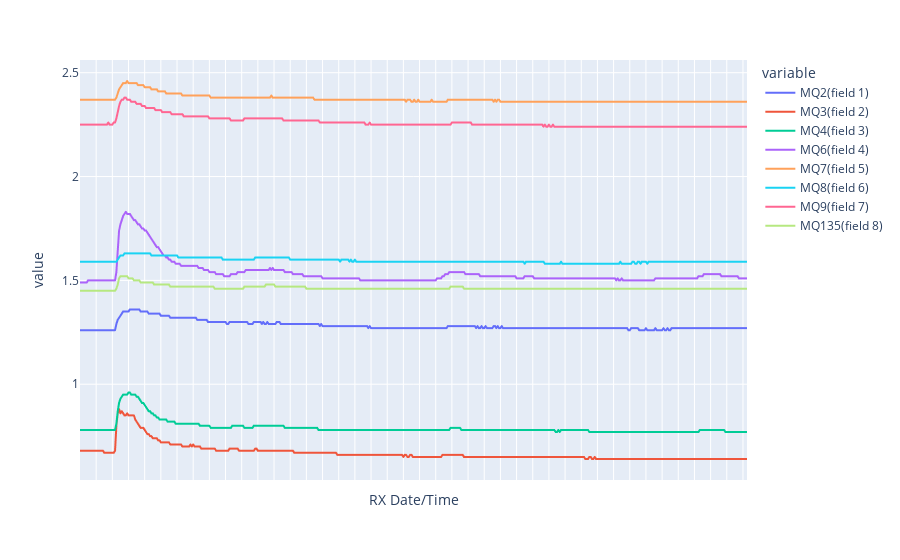
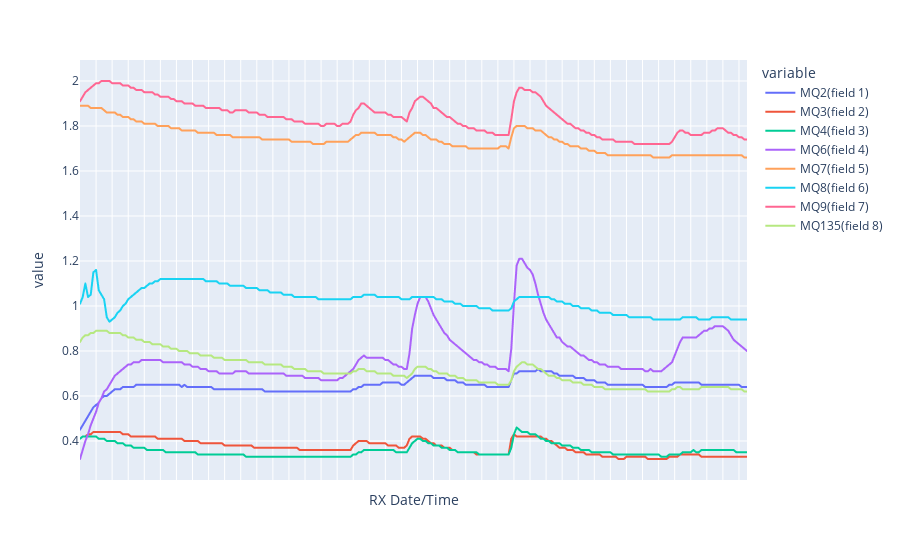

Source (notebook cell) for these figures, in order:
### Code cell
fig1 = px.line(pc, x="RX Date/Time", y=pc.columns)
fig2 = px.line(vin, x="RX Date/Time", y=vin.columns)

fig1.update_xaxes(showticklabels=False)
fig1.show()
fig2.update_xaxes(showticklabels=False)
fig2.show()

### Figure 1 — Plotly figure (JSON) as saved in the notebook; plotly's stock layout.template omitted (floating-point values rounded to 4 significant figures; data arrays with more than 128 entries replaced by an {"elided": "..."} marker saying what was removed)
{"data": [{"hovertemplate": "variable=MQ2(field 1)<br>RX Date/Time=%{x}<br>value=%{y}<extra></extra>", "legendgroup": "MQ2(field 1)", "line": {"color": "#636efa", "dash": "solid"}, "mode": "lines", "name": "MQ2(field 1)", "showlegend": true, "type": "scattergl", "x": {"elided": "497 str values"}, "xaxis": "x", "y": {"elided": "497 float values"}, "yaxis": "y"}, {"hovertemplate": "variable=MQ3(field 2)<br>RX Date/Time=%{x}<br>value=%{y}<extra></extra>", "legendgroup": "MQ3(field 2)", "line": {"color": "#EF553B", "dash": "solid"}, "mode": "lines", "name": "MQ3(field 2)", "showlegend": true, "type": "scattergl", "x": {"elided": "497 str values"}, "xaxis": "x", "y": {"elided": "497 float values"}, "yaxis": "y"}, {"hovertemplate": "variable=MQ4(field 3)<br>RX Date/Time=%{x}<br>value=%{y}<extra></extra>", "legendgroup": "MQ4(field 3)", "line": {"color": "#00cc96", "dash": "solid"}, "mode": "lines", "name": "MQ4(field 3)", "showlegend": true, "type": "scattergl", "x": {"elided": "497 str values"}, "xaxis": "x", "y": {"elided": "497 float values"}, "yaxis": "y"}, {"hovertemplate": "variable=MQ6(field 4)<br>RX Date/Time=%{x}<br>value=%{y}<extra></extra>", "legendgroup": "MQ6(field 4)", "line": {"color": "#ab63fa", "dash": "solid"}, "mode": "lines", "name": "MQ6(field 4)", "showlegend": true, "type": "scattergl", "x": {"elided": "497 str values"}, "xaxis": "x", "y": {"elided": "497 float values"}, "yaxis": "y"}, {"hovertemplate": "variable=MQ7(field 5)<br>RX Date/Time=%{x}<br>value=%{y}<extra></extra>", "legendgroup": "MQ7(field 5)", "line": {"color": "#FFA15A", "dash": "solid"}, "mode": "lines", "name": "MQ7(field 5)", "showlegend": true, "type": "scattergl", "x": {"elided": "497 str values"}, "xaxis": "x", "y": {"elided": "497 float values"}, "yaxis": "y"}, {"hovertemplate": "variable=MQ8(field 6)<br>RX Date/Time=%{x}<br>value=%{y}<extra></extra>", "legendgroup": "MQ8(field 6)", "line": {"color": "#19d3f3", "dash": "solid"}, "mode": "lines", "name": "MQ8(field 6)", "showlegend": true, "type": "scattergl", "x": {"elided": "497 str values"}, "xaxis": "x", "y": {"elided": "497 float values"}, "yaxis": "y"}, {"hovertemplate": "variable=MQ9(field 7)<br>RX Date/Time=%{x}<br>value=%{y}<extra></extra>", "legendgroup": "MQ9(field 7)", "line": {"color": "#FF6692", "dash": "solid"}, "mode": "lines", "name": "MQ9(field 7)", "showlegend": true, "type": "scattergl", "x": {"elided": "497 str values"}, "xaxis": "x", "y": {"elided": "497 float values"}, "yaxis": "y"}, {"hovertemplate": "variable=MQ135(field 8)<br>RX Date/Time=%{x}<br>value=%{y}<extra></extra>", "legendgroup": "MQ135(field 8)", "line": {"color": "#B6E880", "dash": "solid"}, "mode": "lines", "name": "MQ135(field 8)", "showlegend": true, "type": "scattergl", "x": {"elided": "497 str values"}, "xaxis": "x", "y": {"elided": "497 float values"}, "yaxis": "y"}], "layout": {"autosize": true, "legend": {"title": {"text": "variable"}, "tracegroupgap": 0}, "margin": {"t": 60}, "xaxis": {"anchor": "y", "autorange": true, "domain": [0, 1], "range": [0, 495], "showticklabels": false, "title": {"text": "RX Date/Time"}, "type": "category"}, "yaxis": {"anchor": "x", "autorange": true, "domain": [0, 1], "range": [0.5389, 2.561], "title": {"text": "value"}, "type": "linear"}}}

### Figure 2 — Plotly figure (JSON) as saved in the notebook; plotly's stock layout.template omitted (floating-point values rounded to 4 significant figures; data arrays with more than 128 entries replaced by an {"elided": "..."} marker saying what was removed)
{"data": [{"hovertemplate": "variable=MQ2(field 1)<br>RX Date/Time=%{x}<br>value=%{y}<extra></extra>", "legendgroup": "MQ2(field 1)", "line": {"color": "#636efa", "dash": "solid"}, "mode": "lines", "name": "MQ2(field 1)", "showlegend": true, "type": "scattergl", "x": {"elided": "250 str values"}, "xaxis": "x", "y": {"elided": "250 float values"}, "yaxis": "y"}, {"hovertemplate": "variable=MQ3(field 2)<br>RX Date/Time=%{x}<br>value=%{y}<extra></extra>", "legendgroup": "MQ3(field 2)", "line": {"color": "#EF553B", "dash": "solid"}, "mode": "lines", "name": "MQ3(field 2)", "showlegend": true, "type": "scattergl", "x": {"elided": "250 str values"}, "xaxis": "x", "y": {"elided": "250 float values"}, "yaxis": "y"}, {"hovertemplate": "variable=MQ4(field 3)<br>RX Date/Time=%{x}<br>value=%{y}<extra></extra>", "legendgroup": "MQ4(field 3)", "line": {"color": "#00cc96", "dash": "solid"}, "mode": "lines", "name": "MQ4(field 3)", "showlegend": true, "type": "scattergl", "x": {"elided": "250 str values"}, "xaxis": "x", "y": {"elided": "250 float values"}, "yaxis": "y"}, {"hovertemplate": "variable=MQ6(field 4)<br>RX Date/Time=%{x}<br>value=%{y}<extra></extra>", "legendgroup": "MQ6(field 4)", "line": {"color": "#ab63fa", "dash": "solid"}, "mode": "lines", "name": "MQ6(field 4)", "showlegend": true, "type": "scattergl", "x": {"elided": "250 str values"}, "xaxis": "x", "y": {"elided": "250 float values"}, "yaxis": "y"}, {"hovertemplate": "variable=MQ7(field 5)<br>RX Date/Time=%{x}<br>value=%{y}<extra></extra>", "legendgroup": "MQ7(field 5)", "line": {"color": "#FFA15A", "dash": "solid"}, "mode": "lines", "name": "MQ7(field 5)", "showlegend": true, "type": "scattergl", "x": {"elided": "250 str values"}, "xaxis": "x", "y": {"elided": "250 float values"}, "yaxis": "y"}, {"hovertemplate": "variable=MQ8(field 6)<br>RX Date/Time=%{x}<br>value=%{y}<extra></extra>", "legendgroup": "MQ8(field 6)", "line": {"color": "#19d3f3", "dash": "solid"}, "mode": "lines", "name": "MQ8(field 6)", "showlegend": true, "type": "scattergl", "x": {"elided": "250 str values"}, "xaxis": "x", "y": {"elided": "250 float values"}, "yaxis": "y"}, {"hovertemplate": "variable=MQ9(field 7)<br>RX Date/Time=%{x}<br>value=%{y}<extra></extra>", "legendgroup": "MQ9(field 7)", "line": {"color": "#FF6692", "dash": "solid"}, "mode": "lines", "name": "MQ9(field 7)", "showlegend": true, "type": "scattergl", "x": {"elided": "250 str values"}, "xaxis": "x", "y": {"elided": "250 float values"}, "yaxis": "y"}, {"hovertemplate": "variable=MQ135(field 8)<br>RX Date/Time=%{x}<br>value=%{y}<extra></extra>", "legendgroup": "MQ135(field 8)", "line": {"color": "#B6E880", "dash": "solid"}, "mode": "lines", "name": "MQ135(field 8)", "showlegend": true, "type": "scattergl", "x": {"elided": "250 str values"}, "xaxis": "x", "y": {"elided": "250 float values"}, "yaxis": "y"}], "layout": {"autosize": true, "legend": {"title": {"text": "variable"}, "tracegroupgap": 0}, "margin": {"t": 60}, "xaxis": {"anchor": "y", "autorange": true, "domain": [0, 1], "range": [0, 249], "showticklabels": false, "title": {"text": "RX Date/Time"}, "type": "category"}, "yaxis": {"anchor": "x", "autorange": true, "domain": [0, 1], "range": [0.2267, 2.093], "title": {"text": "value"}, "type": "linear"}}}
